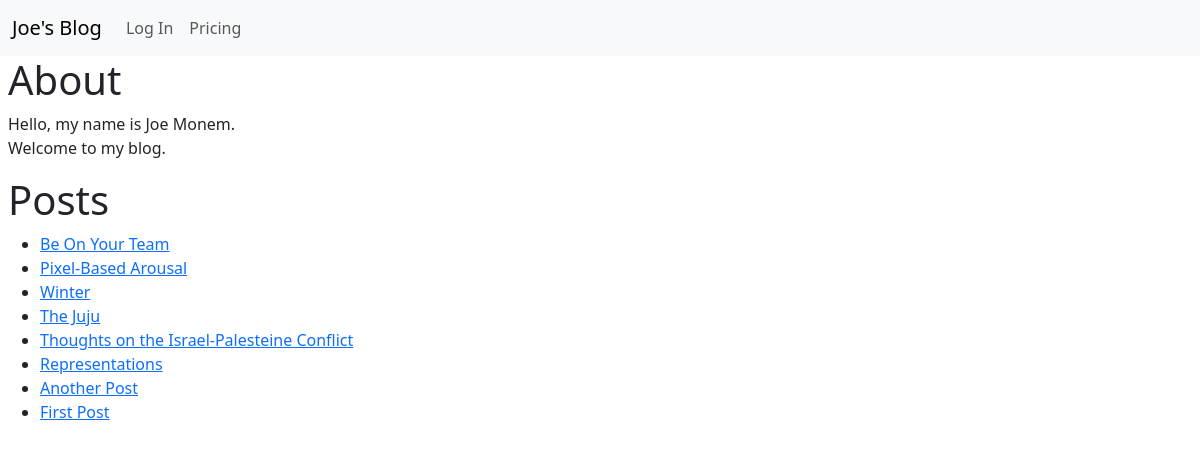
The page / on the database its author committed.
### theblog/models.py (models this page shows, shortened)
class Post(models.Model):
    title = models.CharField(max_length=255)
    author = models.ForeignKey(User, on_delete=models.CASCADE)
    body = RichTextField(blank=True, null=True)
    published_date = models.DateField(default=timezone.now)

### theblog/views.py (the view)
# urls.py: path("", HomeView.as_view(), name="home"),
class HomeView(ListView):
    model = Post
    template_name = "home.html"

### theblog/templates/home.html
{% extends 'base.html' %}
{%block content %}
<h1>About</h1>
<p>Hello, my name is Joe Monem. <br> Welcome to my blog.</p>
<h1>Posts</h1>
<ul>
    {% for post in object_list reversed %}
    <li>
        <a href="{%url 'article-details' post.pk %}"> {{post.title}} </a>
        <br>
    </li>
    {% endfor %}
</ul>
{% endblock %}

### rows shown on the page
Post: title "Be On Your Team"
Post: title "Pixel-Based Arousal"
Post: title "Winter"
Post: title "The Juju"
Post: title "Thoughts on the Israel-Palesteine Conflict"
Post: title "Representations"
Post: title "Another Post"
Post: title "First Post"
